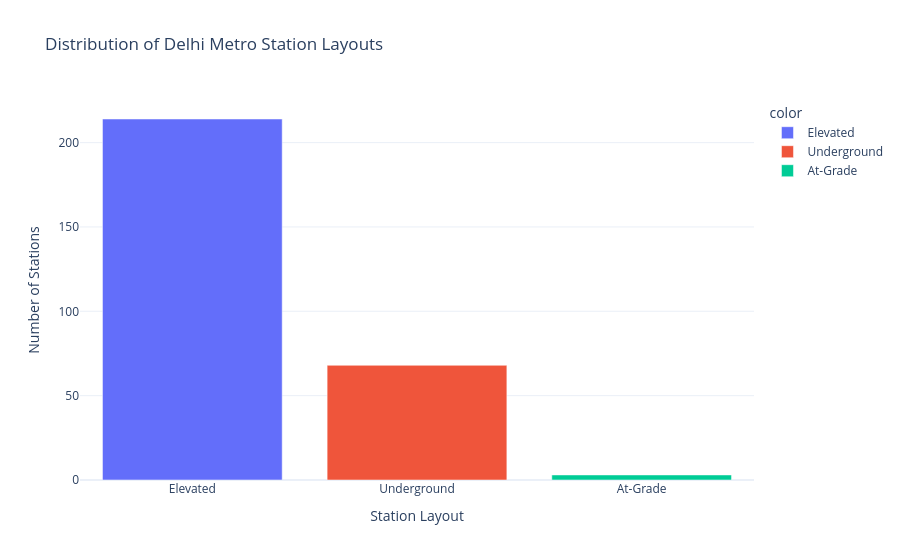

The notebook cell saved with this chart:
### Code cell
# updating layout for better presentation
fig.update_layout(xaxis_title="Station Layout",
                  yaxis_title="Number of Stations",
                  coloraxis_showscale=False,
                  template="plotly_white")
fig.show()

### Figure 1 — Plotly figure (JSON) as saved in the notebook; plotly's stock layout.template omitted (floating-point values rounded to 4 significant figures)
{"data": [{"hovertemplate": "color=Elevated<br>Layout=%{x}<br>Number of Stations=%{y}<extra></extra>", "legendgroup": "Elevated", "marker": {"color": "#636efa", "pattern": {"shape": ""}}, "name": "Elevated", "orientation": "v", "showlegend": true, "textposition": "auto", "type": "bar", "x": ["Elevated"], "xaxis": "x", "y": [214], "yaxis": "y"}, {"hovertemplate": "color=Underground<br>Layout=%{x}<br>Number of Stations=%{y}<extra></extra>", "legendgroup": "Underground", "marker": {"color": "#EF553B", "pattern": {"shape": ""}}, "name": "Underground", "orientation": "v", "showlegend": true, "textposition": "auto", "type": "bar", "x": ["Underground"], "xaxis": "x", "y": [68], "yaxis": "y"}, {"hovertemplate": "color=At-Grade<br>Layout=%{x}<br>Number of Stations=%{y}<extra></extra>", "legendgroup": "At-Grade", "marker": {"color": "#00cc96", "pattern": {"shape": ""}}, "name": "At-Grade", "orientation": "v", "showlegend": true, "textposition": "auto", "type": "bar", "x": ["At-Grade"], "xaxis": "x", "y": [3], "yaxis": "y"}], "layout": {"barmode": "relative", "coloraxis": {"showscale": false}, "legend": {"title": {"text": "color"}, "tracegroupgap": 0}, "title": {"text": "Distribution of Delhi Metro Station Layouts"}, "xaxis": {"anchor": "y", "domain": [0, 1], "title": {"text": "Station Layout"}}, "yaxis": {"anchor": "x", "domain": [0, 1], "title": {"text": "Number of Stations"}}}}
